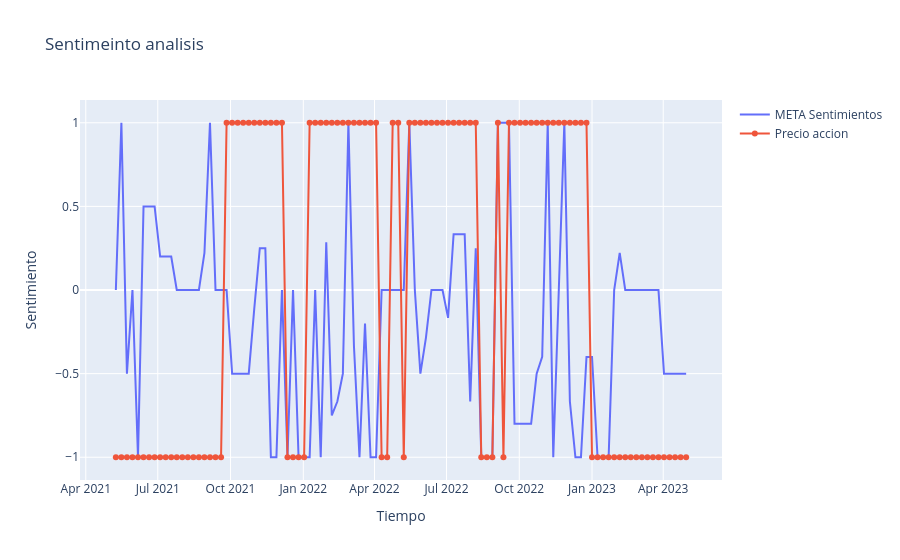

The notebook cell saved with this chart:
### Code cell
import plotly.graph_objects as go

fig = go.Figure()
fig.add_trace(go.Scatter(x=out["date"], y=out["Sentimiento"],
                    mode='lines',
                    name='META Sentimientos'))
fig.add_trace(go.Scatter(x=out["date"], y=out["Tendencia precio"],
                    mode='lines+markers',
                    name='Precio accion'))

fig.update_layout(
    title="Sentimeinto analisis",
    xaxis_title="Tiempo",
    yaxis_title="Sentimiento",
)

fig.show()
